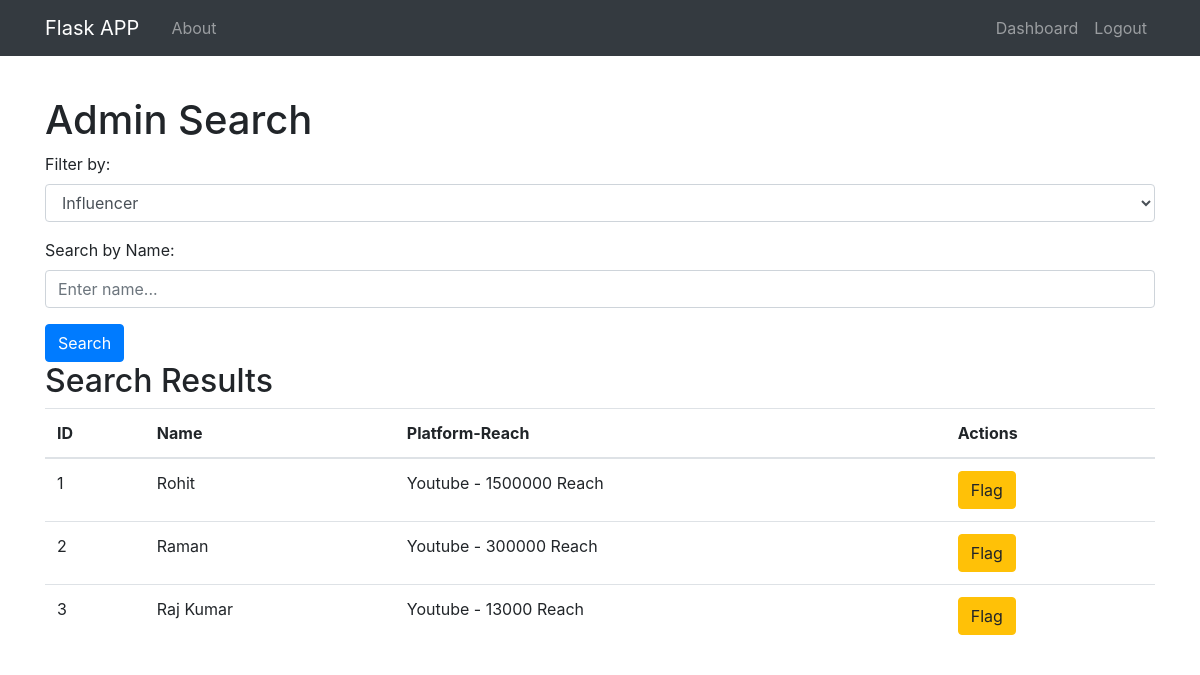
Screenshot of /admin/search (signed in) with the database file from the repository.
### app/models.py (models this page shows, shortened)
class Influencer(db.Model):
    id = db.Column(db.Integer, primary_key=True)
    user_id = db.Column(db.Integer, db.ForeignKey('user.id'), nullable=False)
    name = db.Column(db.String(100), nullable=False)
    category = db.Column(db.String(100), nullable=False)
    niche = db.Column(db.String(100), nullable=False)
    reach = db.Column(db.Integer, nullable=False)
    flagged = db.Column(db.Boolean, default=False)
    ad_requests = db.relationship('AdRequest', backref='influencer', lazy=True)

### app/routes.py (the view)
@app.route('/admin/search', methods=['GET'])
@login_required
def admin_search():
    filter_type = request.args.get('filter', 'influencer')
    search_query = request.args.get('search', '')
    results = []
    if filter_type == 'influencer':
        results = Influencer.query.filter(Influencer.name.like(f'%{search_query}%')).all() if search_query else Influencer.query.all()
    elif filter_type == 'sponsor':
        results = Sponsor.query.filter(Sponsor.company_name.like(f'%{search_query}%')).all() if search_query else Sponsor.query.all()
    elif filter_type == 'campaign':
        results = Campaign.query.filter(Campaign.name.like(f'%{search_query}%')).all() if search_query else Campaign.query.all()
    return render_template('admin_search.html', results=results, filter=filter_type)

### app/models.py (called while the page is built)
@login_manager.user_loader
def load_user(user_id):
    return User.query.get(int(user_id))

### app/templates/admin_search.html (shortened to what this page needs)
{% extends "base.html" %}
{% block content %}
<h1>Admin Search</h1>
<form method="GET" action="{{ url_for('admin_search') }}">
    <div class="form-group">
        <label for="filter">Filter by:</label>
        <select id="filter" name="filter" class="form-control">
            <option value="influencer" {% if filter == 'influencer' %}selected{% endif %}>Influencer</option>
        </select>
    </div>
    <div class="form-group">
        <label for="search">Search by Name:</label>
        <input type="text" id="search" name="search" class="form-control" placeholder="Enter name..." value="{{ request.args.get('search', '') }}">
    </div>
    <button type="submit" class="btn btn-primary">Search</button>
</form>
{% if results %}
    <h2>Search Results</h2>
    <table class="table">
        <thead>
            <tr>
                <th>ID</th>
                {% if filter == 'sponsor' %}
                    <th>Company Name</th>
                    <th>Industry</th>
                {% elif filter == 'influencer' %}
                    <th>Name</th>
                    <th>Platform-Reach</th>
                {% elif filter == 'campaign' %}
                    <th>Name</th>
                    <th>Details</th>
                {% endif %}
                <th>Actions</th>
            </tr>
        </thead>
        <tbody>
            {% for result in results %}
            <tr>
                <td>{{ result.id }}</td>
                <td>
                    {% if filter == 'sponsor' %}
                        {{ result.company_name }}
                    {% elif filter == 'influencer' or filter == 'campaign' %}
                        {{ result.name }}
                    {% endif %}
                </td>
                <td>
                    {% if filter == 'influencer' %}
                        {{ result.niche }} - {{ result.reach }} Reach
                    {% elif filter == 'sponsor' %}
                        {{ result.industry }}
                    {% elif filter == 'campaign' %}
                        {{ result.description }}
                    {% endif %}
                </td>
                <td>
                    {% if result.flagged %}
                        <button class="btn btn-secondary" disabled>Flagged</button>
                    {% else %}
                        <form action="{{ url_for('flag_entry', entry_id=result.id, filter=filter) }}" method="POST" style="display:inline;">
                            <button type="submit" class="btn btn-warning">Flag</button>
                        </form>
                    {% endif %}
                </td>
            </tr>
            {% endfor %}
        </tbody>
    </table>
{% else %}
    <p>No results found.</p>
{% endif %}
{% endblock %}

### rows the page displays
Influencer: id "1", name "Rohit", niche "Youtube", reach "1500000"
Influencer: id "2", name "Raman", niche "Youtube", reach "300000"
Influencer: id "3", name "Raj Kumar", niche "Youtube", reach "13000"
